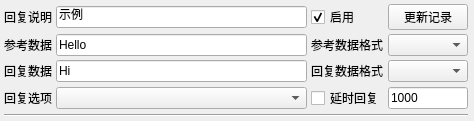
<?xml version="1.0" encoding="UTF-8"?>
<ui version="4.0">
 <class>SAKAutoResponseItemWidget</class>
 <widget class="QWidget" name="SAKAutoResponseItemWidget">
  <property name="geometry">
   <rect>
    <x>0</x>
    <y>0</y>
    <width>474</width>
    <height>110</height>
   </rect>
  </property>
  <property name="windowTitle">
   <string>Form</string>
  </property>
  <layout class="QGridLayout" name="gridLayout">
   <property name="leftMargin">
    <number>4</number>
   </property>
   <property name="topMargin">
    <number>4</number>
   </property>
   <property name="rightMargin">
    <number>6</number>
   </property>
   <property name="bottomMargin">
    <number>4</number>
   </property>
   <property name="spacing">
    <number>4</number>
   </property>
   <item row="1" column="2">
    <widget class="QLabel" name="label_5">
     <property name="text">
      <string>参考数据格式</string>
     </property>
    </widget>
   </item>
   <item row="3" column="3">
    <widget class="QLineEdit" name="delayResponseLineEdit">
     <property name="sizePolicy">
      <sizepolicy hsizetype="Ignored" vsizetype="Fixed">
       <horstretch>0</horstretch>
       <verstretch>0</verstretch>
      </sizepolicy>
     </property>
     <property name="text">
      <string notr="true">1000</string>
     </property>
    </widget>
   </item>
   <item row="0" column="0">
    <widget class="QLabel" name="label">
     <property name="text">
      <string>回复说明</string>
     </property>
    </widget>
   </item>
   <item row="2" column="0">
    <widget class="QLabel" name="label_3">
     <property name="text">
      <string>回复数据</string>
     </property>
    </widget>
   </item>
   <item row="2" column="2">
    <widget class="QLabel" name="label_6">
     <property name="text">
      <string>回复数据格式</string>
     </property>
    </widget>
   </item>
   <item row="3" column="0">
    <widget class="QLabel" name="label_4">
     <property name="text">
      <string>回复选项</string>
     </property>
    </widget>
   </item>
   <item row="0" column="2">
    <widget class="QCheckBox" name="enableCheckBox">
     <property name="text">
      <string>启用</string>
     </property>
     <property name="checked">
      <bool>true</bool>
     </property>
    </widget>
   </item>
   <item row="3" column="1">
    <widget class="QComboBox" name="optionComboBox">
     <property name="sizePolicy">
      <sizepolicy hsizetype="Expanding" vsizetype="Fixed">
       <horstretch>0</horstretch>
       <verstretch>0</verstretch>
      </sizepolicy>
     </property>
    </widget>
   </item>
   <item row="3" column="2">
    <widget class="QCheckBox" name="delayResponseCheckBox">
     <property name="text">
      <string>延时回复</string>
     </property>
    </widget>
   </item>
   <item row="1" column="1">
    <widget class="QLineEdit" name="referenceLineEdit">
     <property name="text">
      <string notr="true">Hello</string>
     </property>
    </widget>
   </item>
   <item row="1" column="3">
    <widget class="QComboBox" name="referenceDataFromatComboBox"/>
   </item>
   <item row="2" column="3">
    <widget class="QComboBox" name="responseDataFormatComboBox"/>
   </item>
   <item row="1" column="0">
    <widget class="QLabel" name="label_2">
     <property name="text">
      <string>参考数据</string>
     </property>
    </widget>
   </item>
   <item row="0" column="3">
    <widget class="QPushButton" name="updatePushButton">
     <property name="toolTip">
      <string>更新数据库中相应的数据记录</string>
     </property>
     <property name="text">
      <string>更新记录</string>
     </property>
    </widget>
   </item>
   <item row="2" column="1">
    <widget class="QLineEdit" name="responseLineEdit">
     <property name="text">
      <string notr="true">Hi</string>
     </property>
    </widget>
   </item>
   <item row="0" column="1">
    <widget class="QLineEdit" name="remarkLineEdit">
     <property name="text">
      <string notr="true">示例</string>
     </property>
    </widget>
   </item>
   <item row="4" column="0" colspan="4">
    <widget class="Line" name="line">
     <property name="orientation">
      <enum>Qt::Horizontal</enum>
     </property>
    </widget>
   </item>
  </layout>
 </widget>
 <resources/>
 <connections/>
</ui>
